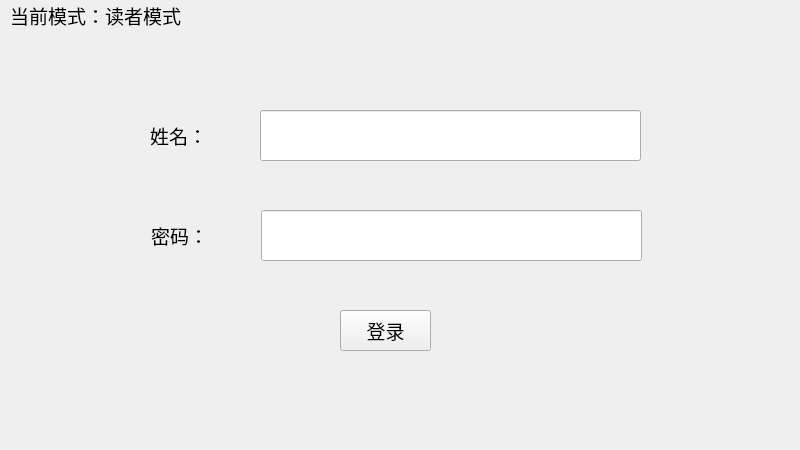
<?xml version="1.0" encoding="UTF-8"?>
<ui version="4.0">
 <class>Widget</class>
 <widget class="QWidget" name="Widget">
  <property name="geometry">
   <rect>
    <x>0</x>
    <y>0</y>
    <width>800</width>
    <height>450</height>
   </rect>
  </property>
  <property name="minimumSize">
   <size>
    <width>800</width>
    <height>450</height>
   </size>
  </property>
  <property name="maximumSize">
   <size>
    <width>800</width>
    <height>450</height>
   </size>
  </property>
  <property name="windowTitle">
   <string>Widget</string>
  </property>
  <widget class="QLabel" name="label">
   <property name="geometry">
    <rect>
     <x>10</x>
     <y>-50</y>
     <width>501</width>
     <height>131</height>
    </rect>
   </property>
   <property name="font">
    <font>
     <pointsize>14</pointsize>
    </font>
   </property>
   <property name="text">
    <string>当前模式：读者模式</string>
   </property>
  </widget>
  <widget class="QLineEdit" name="lineEdit_name">
   <property name="geometry">
    <rect>
     <x>260</x>
     <y>110</y>
     <width>381</width>
     <height>51</height>
    </rect>
   </property>
   <property name="font">
    <font>
     <pointsize>14</pointsize>
    </font>
   </property>
   <property name="text">
    <string/>
   </property>
   <property name="placeholderText">
    <string/>
   </property>
  </widget>
  <widget class="QLabel" name="label_2">
   <property name="geometry">
    <rect>
     <x>150</x>
     <y>70</y>
     <width>501</width>
     <height>131</height>
    </rect>
   </property>
   <property name="font">
    <font>
     <pointsize>14</pointsize>
    </font>
   </property>
   <property name="text">
    <string>姓名：</string>
   </property>
  </widget>
  <widget class="QLineEdit" name="lineEdit_password">
   <property name="geometry">
    <rect>
     <x>261</x>
     <y>210</y>
     <width>381</width>
     <height>51</height>
    </rect>
   </property>
   <property name="font">
    <font>
     <pointsize>14</pointsize>
    </font>
   </property>
   <property name="text">
    <string/>
   </property>
   <property name="echoMode">
    <enum>QLineEdit::Password</enum>
   </property>
   <property name="placeholderText">
    <string/>
   </property>
  </widget>
  <widget class="QLabel" name="label_3">
   <property name="geometry">
    <rect>
     <x>151</x>
     <y>170</y>
     <width>501</width>
     <height>131</height>
    </rect>
   </property>
   <property name="font">
    <font>
     <pointsize>14</pointsize>
    </font>
   </property>
   <property name="text">
    <string>密码：</string>
   </property>
  </widget>
  <widget class="QPushButton" name="pushButton_login">
   <property name="geometry">
    <rect>
     <x>340</x>
     <y>310</y>
     <width>91</width>
     <height>41</height>
    </rect>
   </property>
   <property name="font">
    <font>
     <pointsize>14</pointsize>
    </font>
   </property>
   <property name="text">
    <string>登录</string>
   </property>
  </widget>
 </widget>
 <resources/>
 <connections/>
</ui>
